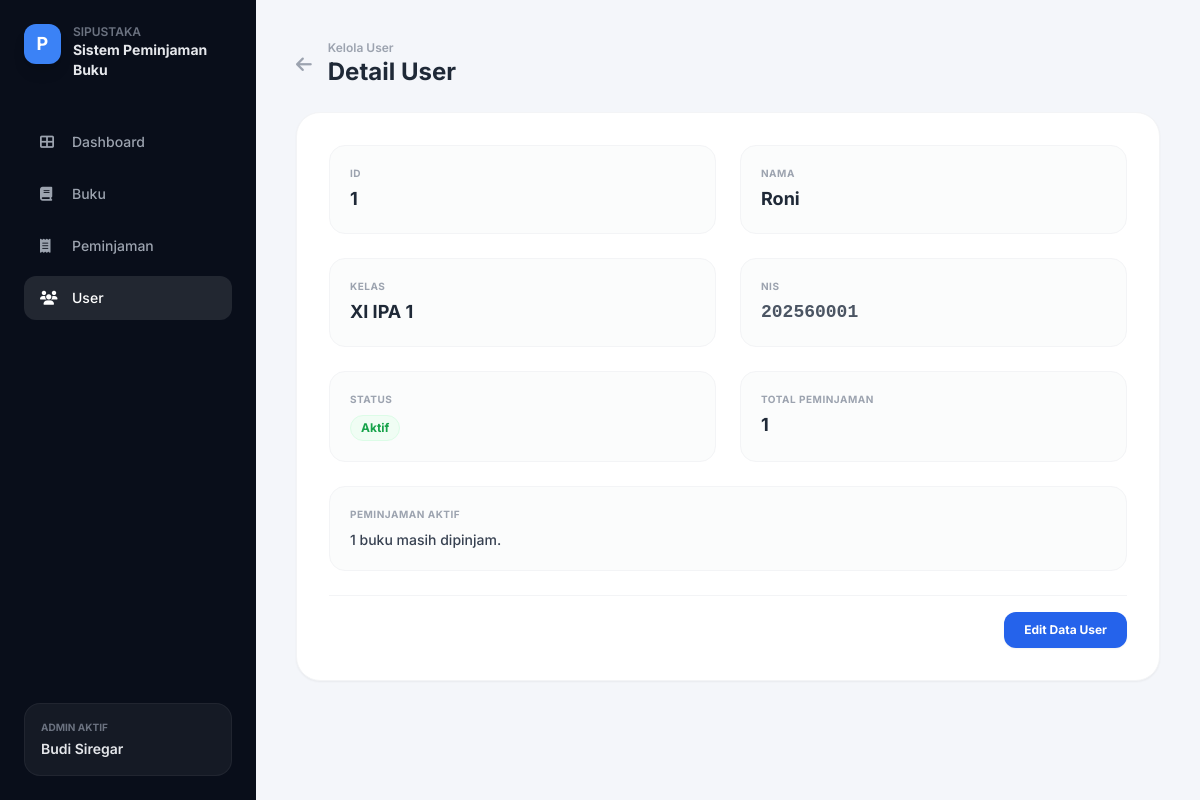
The page /siswa/detail/1/ on the database its author committed.
### perpustakaan/models.py (models this page shows, shortened)
class Siswa(models.Model):
    nama = models.CharField(max_length=100)
    kelas = models.CharField(max_length=50)
    nis = models.CharField(max_length=20)
    status = models.CharField(max_length=20, default='Aktif')

### perpustakaan/views.py (the view)
# urls.py: path('siswa/detail/<int:id>/', views.detail_siswa, name='detail_siswa'),
def detail_siswa(request, id):
    siswa_data = get_object_or_404(Siswa, id=id)
    return render(request, 'app_perpus/user_detail.html', {'siswa': siswa_data})

### perpustakaan/templates/app_perpus/user_detail.html (shortened to what this page needs)
<!DOCTYPE html>
<html lang="id">
<head>
    <script src="https://cdn.tailwindcss.com"></script>
    <link rel="stylesheet" href="https://cdnjs.cloudflare.com/ajax/libs/font-awesome/6.4.0/css/all.min.css">
</head>
<body class="bg-[#f4f6fa] min-h-screen flex">
    <div class="w-64 bg-[#090e1a] text-white flex flex-col justify-between p-6 shrink-0">
        <div>
            <div class="flex items-start gap-3 mb-10">
                <div class="w-10 h-10 bg-[#3b82f6] rounded-xl flex items-center justify-center font-bold text-lg shadow-lg">P</div>
                <div>
                    <span class="text-xs font-semibold text-gray-500 block uppercase">Sipustaka</span>
                    <h1 class="text-sm font-bold text-gray-200">Sistem Peminjaman Buku</h1>
                </div>
            </div>
            <nav class="space-y-2">
                <a href="{% url 'dashboard' %}" class="flex items-center gap-3 px-4 py-3 text-sm font-medium text-gray-400 hover:text-white rounded-xl transition">
                    <i class="fa-solid fa-table-cells-large w-5"></i> Dashboard
                </a>
                <a href="{% url 'list_buku' %}" class="flex items-center gap-3 px-4 py-3 text-sm font-medium text-gray-400 hover:text-white rounded-xl transition">
                    <i class="fa-solid fa-book w-5"></i> Buku
                </a>
                <a href="{% url 'list_peminjaman' %}" class="flex items-center gap-3 px-4 py-3 text-sm font-medium text-gray-400 hover:text-white rounded-xl transition">
                    <i class="fa-solid fa-receipt w-5"></i> Peminjaman
                </a>
                <a href="{% url 'list_siswa' %}" class="flex items-center gap-3 px-4 py-3 text-sm font-medium text-white bg-white/10 rounded-xl transition">
                    <i class="fa-solid fa-users w-5"></i> User
                </a>
            </nav>
        </div>
        <div class="bg-white/5 rounded-2xl p-4 border border-white/5">
            <span class="text-[10px] uppercase font-bold text-gray-500 block mb-1">Admin Aktif</span>
            <span class="text-sm font-semibold text-gray-200 block">Budi Siregar</span>
        </div>
    </div>
    <div class="flex-1 p-10 flex flex-col">
        <div class="flex items-center gap-4 mb-6">
            <a href="{% url 'list_siswa' %}" class="text-gray-400 hover:text-gray-600 transition">
                <i class="fa-solid fa-arrow-left text-lg"></i>
            </a>
            <div>
                <span class="text-xs font-semibold text-gray-400 block">Kelola User</span>
                <h2 class="text-2xl font-bold text-gray-800">Detail User</h2>
            </div>
        </div>
        <div class="max-w-4xl bg-white rounded-3xl p-8 shadow-sm border border-gray-100">
            <div class="grid grid-cols-1 md:grid-cols-2 gap-6 mb-6">
                <div class="bg-gray-50/60 p-5 rounded-2xl border border-gray-100">
                    <span class="text-[10px] uppercase font-bold text-gray-400 tracking-wider block mb-1">ID</span>
                    <span class="text-lg font-bold text-gray-800 block">{{ siswa.id }}</span>
                </div>
                <div class="bg-gray-50/60 p-5 rounded-2xl border border-gray-100">
                    <span class="text-[10px] uppercase font-bold text-gray-400 tracking-wider block mb-1">Nama</span>
                    <span class="text-lg font-bold text-gray-800 block">{{ siswa.nama }}</span>
                </div>
                <div class="bg-gray-50/60 p-5 rounded-2xl border border-gray-100">
                    <span class="text-[10px] uppercase font-bold text-gray-400 tracking-wider block mb-1">Kelas</span>
                    <span class="text-lg font-bold text-gray-800 block">{{ siswa.kelas }}</span>
                </div>
                <div class="bg-gray-50/60 p-5 rounded-2xl border border-gray-100">
                    <span class="text-[10px] uppercase font-bold text-gray-400 tracking-wider block mb-1">NIS</span>
                    <span class="text-lg font-bold text-gray-600 font-mono block">{{ siswa.nis }}</span>
                </div>
                <div class="bg-gray-50/60 p-5 rounded-2xl border border-gray-100">
                    <span class="text-[10px] uppercase font-bold text-gray-400 tracking-wider block mb-1">Status</span>
                    {% if siswa.status == 'Aktif' %}
                        <span class="mt-1 inline-flex px-2.5 py-1 text-xs font-bold text-green-600 bg-green-50 rounded-full border border-green-100">Aktif</span>
                    {% else %}
                        <span class="mt-1 inline-flex px-2.5 py-1 text-xs font-bold text-red-600 bg-red-50 rounded-full border border-red-100">Nonaktif</span>
                    {% endif %}
                </div>
                <div class="bg-gray-50/60 p-5 rounded-2xl border border-gray-100">
                    <span class="text-[10px] uppercase font-bold text-gray-400 tracking-wider block mb-1">Total Peminjaman</span>
                    <span class="text-lg font-bold text-gray-800 block">1</span>
                </div>
            </div>
            <div class="bg-gray-50/60 p-5 rounded-2xl border border-gray-100 mb-6">
                <span class="text-[10px] uppercase font-bold text-gray-400 tracking-wider block mb-2">Peminjaman Aktif</span>
                <p class="text-sm font-medium text-gray-700">1 buku masih dipinjam.</p>
            </div>
            <div class="flex justify-end gap-3 pt-4 border-t border-gray-100">
                <a href="{% url 'edit_siswa' siswa.id %}" class="px-5 py-2.5 text-xs font-bold text-white bg-blue-600 hover:bg-blue-700 rounded-xl shadow-sm transition">
                    Edit Data User
                </a>
            </div>
        </div>
    </div>
</body>
</html>

### perpustakaan/templates/app_perpus/user_detail.html (style rules this page uses)
body { font-family: 'Inter', sans-serif; }

### rows shown on the page
Siswa: id "1", nama "Roni", kelas "XI IPA 1", nis "202560001"
